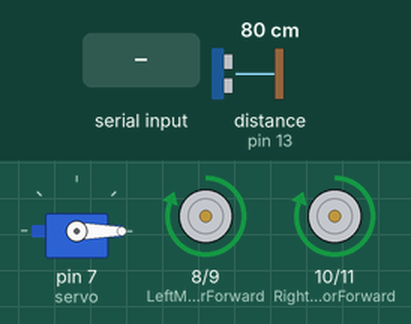
This sketch was run on a simulated Arduino Uno, built with avr-gcc and run on an emulated ATmega328P. On the bench: servo, motor-driver pin pairs drawn as motors (green arrow = first pin HIGH = forward, orange = second pin HIGH = backward, longer = more drive). The inputs (shaded band) are chosen by the test bench; at power-on: distance to the obstacle (sensor on pin 13) 80 cm. What the sketch prints to the serial monitor is not drawn.

Above: at 1.2 s.
1.3 s: distance to the obstacle (sensor on pin 13) set to 23 cm
2.8 s: distance to the obstacle (sensor on pin 13) set to 18 cm
At 2.99 s:
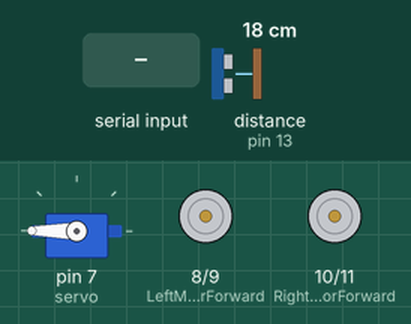
At 4.83 s:
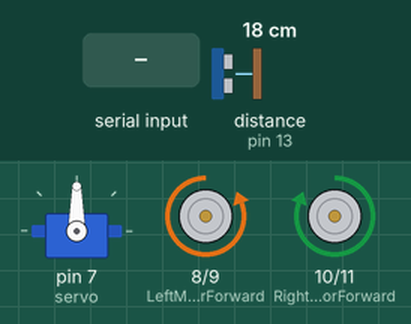
5.8 s: "R" received over Serial
At 5.8 s:
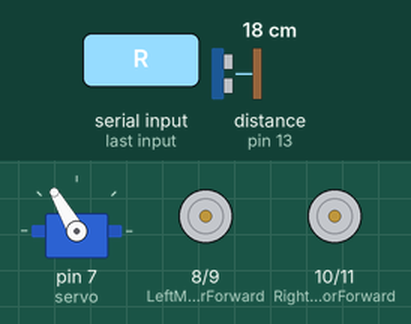
8.8 s: "1\n" received over Serial
11.8 s: "4\n" received over Serial
14.8 s: distance to the obstacle (sensor on pin 13) set to 35 cm
At 16.6 s:
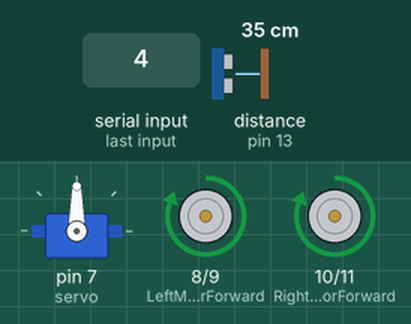
Timing chart, 0 to 17.6 s (numbered marks = the images above; inputs shaded):
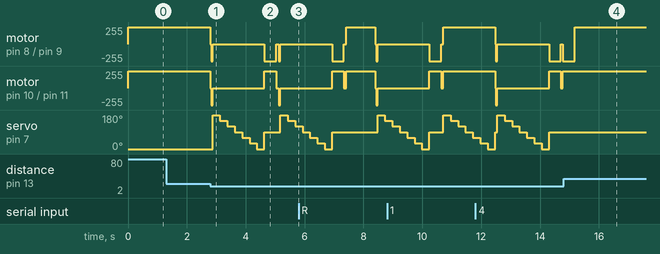

Measured:
- the behaviour switches between 21 and 20 cm on distance to the obstacle (sensor on pin 13) (found by bisection; images 0 and 1)
- after the input at 1.3 s, every drawn part: stays the same
- after the input at 2.8 s, motor on pin 8 (LeftMotorForward) / pin 9 (LeftMotorBackward): forward 255/255 → stopped at once, → backward 255/255 1.8 s later, → stopped 0.40 s later; motor on pin 10 (RightMotorForward) / pin 11 (RightMotorBackward): forward 255/255 → stopped at once, → forward 255/255 1.8 s later, → stopped 0.40 s later
- after the input at 14.8 s, motor on pin 10 (RightMotorForward) / pin 11 (RightMotorBackward): stays forward 255/255 (without the input it goes to stopped after 0.38 s); servo on pin 7 (servo): stops changing and stays 90°

The sketch:

ObstacleAvoidCar.ino
```cpp
//--------------------------------------------------- Attaching libraries
#include <Ultrasonic.h>
#include <Servo.h>


//--------------------------------------------------- Attaching motors's pins
const int LeftMotorForward = 8;
const int LeftMotorBackward = 9;
const int RightMotorForward = 10;
const int RightMotorBackward = 11;

//--------------------------------------------------- Initializing servo and sonar
int distMap[6];
int distance;
Ultrasonic sonar(12, 13);
Servo servo;

void setup() {
  Serial.begin(9600);

  pinMode(RightMotorForward, OUTPUT);
  pinMode(LeftMotorForward, OUTPUT);
  pinMode(LeftMotorBackward, OUTPUT);
  pinMode(RightMotorBackward, OUTPUT);

  servo.attach(7);
  servo.write(0);
}

//--------------------------------------------------- Scannig funtion
char scanAhead() {
  int left;
  int right;

  Serial.print("Map: ");
  for (int pos = 180; pos >= 0; pos -= 30) {

    servo.write(pos);
    delay(250);

    if (pos != 90) {
      distMap[pos / 30 - 1] = sonar.read();
      Serial.print(distMap[pos / 30 - 1]);
      Serial.print(" ");
    }
  }

  Serial.println("");
  servo.write(90);

  for (int i = 0; i < 3; i++) {
    if (distMap[i] > 20) {
      left++;
    }
  }
  for (int i = 3; i < 6; i++) {
    if (distMap[i] > 20) {
      right++;
    }
  }

  if (right == left) {
    return "L";
  } else if (right > left) {
    return "R";
  } else {
    return "L";
  }
}

//--------------------------------------------------- Moving functions
void stop() {
  digitalWrite(LeftMotorForward, 0);
  digitalWrite(RightMotorForward, 0);

  digitalWrite(LeftMotorBackward, 0);
  digitalWrite(RightMotorBackward, 0);

  Serial.println("Stopped");
}

void goForward() {
  digitalWrite(LeftMotorForward, 1);
  digitalWrite(RightMotorForward, 1);

  digitalWrite(LeftMotorBackward, 0);
  digitalWrite(RightMotorBackward, 0);
}

void goBackward() {
  digitalWrite(LeftMotorForward, 0);
  digitalWrite(RightMotorForward, 0);

  digitalWrite(LeftMotorBackward, 1);
  digitalWrite(RightMotorBackward, 1);

  Serial.println("Go backward");
}

void turnLeft() {
  digitalWrite(LeftMotorForward, 0);
  digitalWrite(LeftMotorBackward, 1);

  digitalWrite(RightMotorForward, 1);
  digitalWrite(RightMotorBackward, 0);

  Serial.println("Turned left");

  delay(400);
  stop();

}

void turnRight() {
  digitalWrite(LeftMotorForward, 1);
  digitalWrite(LeftMotorBackward, 0);

  digitalWrite(RightMotorForward, 0);
  digitalWrite(RightMotorBackward, 1);

  Serial.println("Turned right");

  delay(400);
  stop();
}


void loop() {
  //---------------------------------------------- Debug functionality
  if (Serial.available()) {
    int data = Serial.parseInt();

    switch (data) {
      case 1: scanAhead();
        break;

      case 2: stop();
        break;

      case 8: goForward();
        break;

      case 4: turnLeft();
        break;

      case 5: goBackward();
        break;

      case 6: turnRight();
        break;

      default:
        break;
    }
  }

  //----------------------------------------------- Main cycle

  distance = sonar.read();

  if (distance <= 20) {
    //    char descision;

    stop();
    delay(20);

    goBackward();
    delay(50);
    stop();

    //    descision = scanAhead();

    if (scanAhead() == "R") {
      turnRight();
    } else {
      turnLeft();
    }
    delay(50);
    stop();
    delay(20);
    goForward();


  }
  else {
    goForward();
  }
}


//  int distanceRight = 0;
//  int distanceLeft = 0;
//  delay(50);
//
//  if (distance <= 20){
//    moveStop();
//    delay(300);
//    moveBackward();
//    delay(400);
//    moveStop();
//    delay(300);
//    distanceRight = lookRight();
//    delay(300);
//    distanceLeft = lookLeft();
//    delay(300);
//
//    if (distance >= distanceLeft){
//      turnRight();
//      moveStop();
//    }
//    else{
//      turnLeft();
//      moveStop();
//    }
//  }
//  else{
//    moveForward();
//  }
//    distance = readPing();
//}
//
//int lookRight(){
//  servo_motor.write(50);
//  delay(500);
//  int distance = readPing();
//  delay(100);
//  servo_motor.write(115);
//  return distance;
//}
//
//int lookLeft(){
//  servo_motor.write(170);
//  delay(500);
//  int distance = readPing();
//  delay(100);
//  servo_motor.write(115);
//  return distance;
//  delay(100);
//}
//
//int readPing(){
//  delay(70);
//  int cm = sonar.ping_cm();
//  if (cm==0){
//    cm=250;
//  }
//  return cm;
//}
//
//void moveStop(){
//
//  digitalWrite(RightMotorForward, LOW);
//  digitalWrite(LeftMotorForward, LOW);
//  digitalWrite(RightMotorBackward, LOW);
//  digitalWrite(LeftMotorBackward, LOW);
//}
//
//void moveForward(){
//
//  if(!goesForward){
//
//    goesForward=true;
//
//    digitalWrite(LeftMotorForward, HIGH);
//    digitalWrite(RightMotorForward, HIGH);
//
//    digitalWrite(LeftMotorBackward, LOW);
//    digitalWrite(RightMotorBackward, LOW);
//  }
//}
//
//void moveBackward(){
//
//  goesForward=false;
//
//  digitalWrite(LeftMotorBackward, HIGH);
//  digitalWrite(RightMotorBackward, HIGH);
//
//  digitalWrite(LeftMotorForward, LOW);
//  digitalWrite(RightMotorForward, LOW);
//
//}
//
//void turnRight(){
//
//  digitalWrite(LeftMotorForward, HIGH);
//  digitalWrite(RightMotorBackward, HIGH);
//
//  digitalWrite(LeftMotorBackward, LOW);
//  digitalWrite(RightMotorForward, LOW);
//
//  delay(500);
//
//  digitalWrite(LeftMotorForward, HIGH);
//  digitalWrite(RightMotorForward, HIGH);
//
//  digitalWrite(LeftMotorBackward, LOW);
//  digitalWrite(RightMotorBackward, LOW);
//
//
//
//}
//
//void turnLeft(){
//
//  digitalWrite(LeftMotorBackward, HIGH);
//  digitalWrite(RightMotorForward, HIGH);
//
//  digitalWrite(LeftMotorForward, LOW);
//  digitalWrite(RightMotorBackward, LOW);
//
//  delay(500);
//
//  digitalWrite(LeftMotorForward, HIGH);
//  digitalWrite(RightMotorForward, HIGH);
//
//  digitalWrite(LeftMotorBackward, LOW);
//  digitalWrite(RightMotorBackward, LOW);
//}
```
